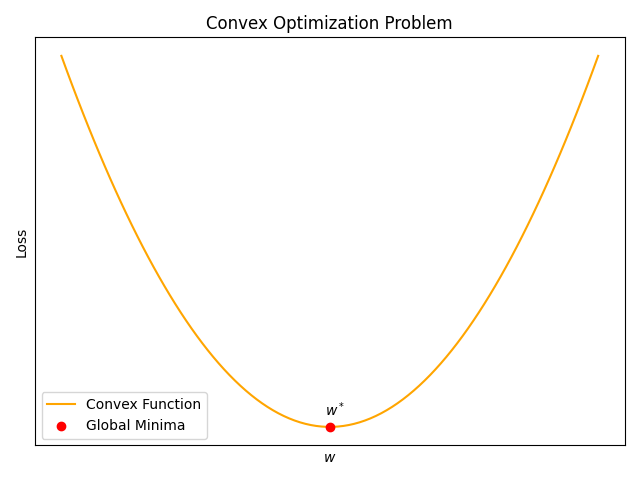

Recreate this plot in Python.
import numpy as np
import matplotlib.pyplot as plt

# 볼록한 함수 예시: y = x^2
def convex_function(x):
    return x**2

def non_convex_function_with_higher_peaks(x):
    return (x-1)*(x+2)*(x+3)*(x-4) + 4

# 그래프 그리기
x_values = np.linspace(-5, 5, 100)

# 볼록한 함수의 그래프
convex_values = convex_function(x_values)
plt.plot(x_values, convex_values, color='orange', label='Convex Function')
plt.scatter(0, convex_function(0), color='red', marker='o', label='Global Minima', zorder=2)
plt.text(0.1, convex_function(0)+0.5, r'$w^*$', color='black', ha='center', va='bottom')
plt.title('Convex Optimization Problem')
plt.xlabel('$\it{w}$')
plt.ylabel('Loss')
plt.xticks([])
plt.yticks([])
plt.legend()

plt.tight_layout()
plt.savefig('/root/PyHessian/graph/convex_graph.png') 
plt.clf()

# 볼록하지 않은 함수의 그래프
non_convex_values = non_convex_function_with_higher_peaks(x_values)
plt.plot(x_values, non_convex_values, label='Non-Convex Function', color='orange', zorder=1)
plt.scatter(2.89, non_convex_function_with_higher_peaks(2.89), color='red', marker='o', label='Global Minima', zorder=2)
plt.scatter(-2.55, non_convex_function_with_higher_peaks(-2.55), color='blue', marker='o', label='Local Minima', zorder=2)
plt.legend()
plt.title('Non-Convex Optimization Problem')
plt.xlabel(r'$w$')
plt.ylabel('Loss')
plt.xticks([])
plt.yticks([])
plt.legend()

plt.tight_layout()
plt.savefig('/root/PyHessian/graph/non_convex_graph.png') 
